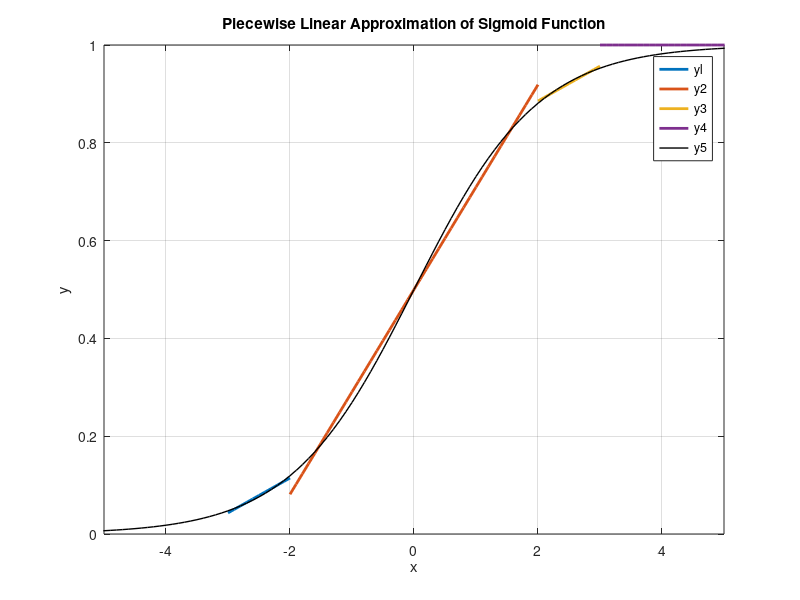

Write the MATLAB code that produced this figure.
% Sample Data Points

clear all; close all; clc
degree = 1; 
dx = 0.1; 
f = @(x) 1./(1+exp(-x));
x = -5:dx:5;

x2 = -3:dx:-2;
y2 = f(x2);
p2 = polyfit(x2, y2, degree);

x3 = -2:dx:2;
y3 = f(x3);
p3 = polyfit(x3, y3, degree);

x4 = 2:dx:3;
y4 = f(x4);
p4 = polyfit(x4, y4, degree);

zf2 = polyval(p2, x2);
zf3 = polyval(p3, x3);
zf4 = polyval(p4, x4);

x1 = 10:dx:-3;
zf1 = zeros(1, length(x1));

x5 = 3:dx:10;
zf5 = ones(1, length(x5));

x = -10:dx:10;
ya = f(x);

plot(x1, zf1, 'LineWidth',2)
hold on
plot(x2, zf2 , 'LineWidth',2)
plot(x3, zf3 , 'LineWidth',2)
plot(x4, zf4 , 'LineWidth',2)
plot(x5, zf5 , 'LineWidth',2)


plot(x, ya,'k', 'LineWidth',1); % Original data in red
grid on
legend('yl','y2','y3','y4', 'y5', 'sig')
xlabel ('x')
ylabel('y')
title('Piecewise Linear Approximation of Sigmoid Function')
xlim([-5 5])